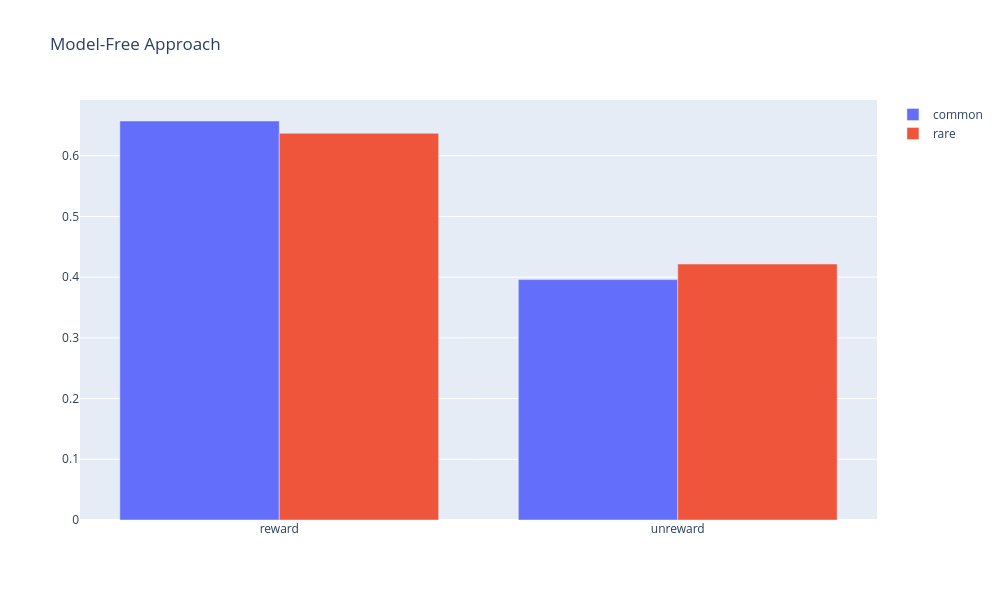

Notebook source saved alongside this figure:
### Code cell
fig = go.Figure()
fig.add_trace(go.Bar(x=["reward", "unreward"], y=[p_common_reward, p_common_unreward], name="common"))
fig.add_trace(go.Bar(x=["reward", "unreward"], y=[p_rare_reward, p_rare_unreward], name="rare"))
fig.update_layout(barmode="group", title="Model-Free Approach", width=1000, height=600)
fig.show()

### Figure 1 — Plotly figure (JSON) as saved in the notebook; plotly's stock layout.template omitted (floating-point values rounded to 4 significant figures)
{"data": [{"name": "common", "x": ["reward", "unreward"], "y": [0.6572, 0.396], "type": "bar"}, {"name": "rare", "x": ["reward", "unreward"], "y": [0.6368, 0.4216], "type": "bar"}], "layout": {"barmode": "group", "title": {"text": "Model-Free Approach"}, "width": 1000, "height": 600}}
